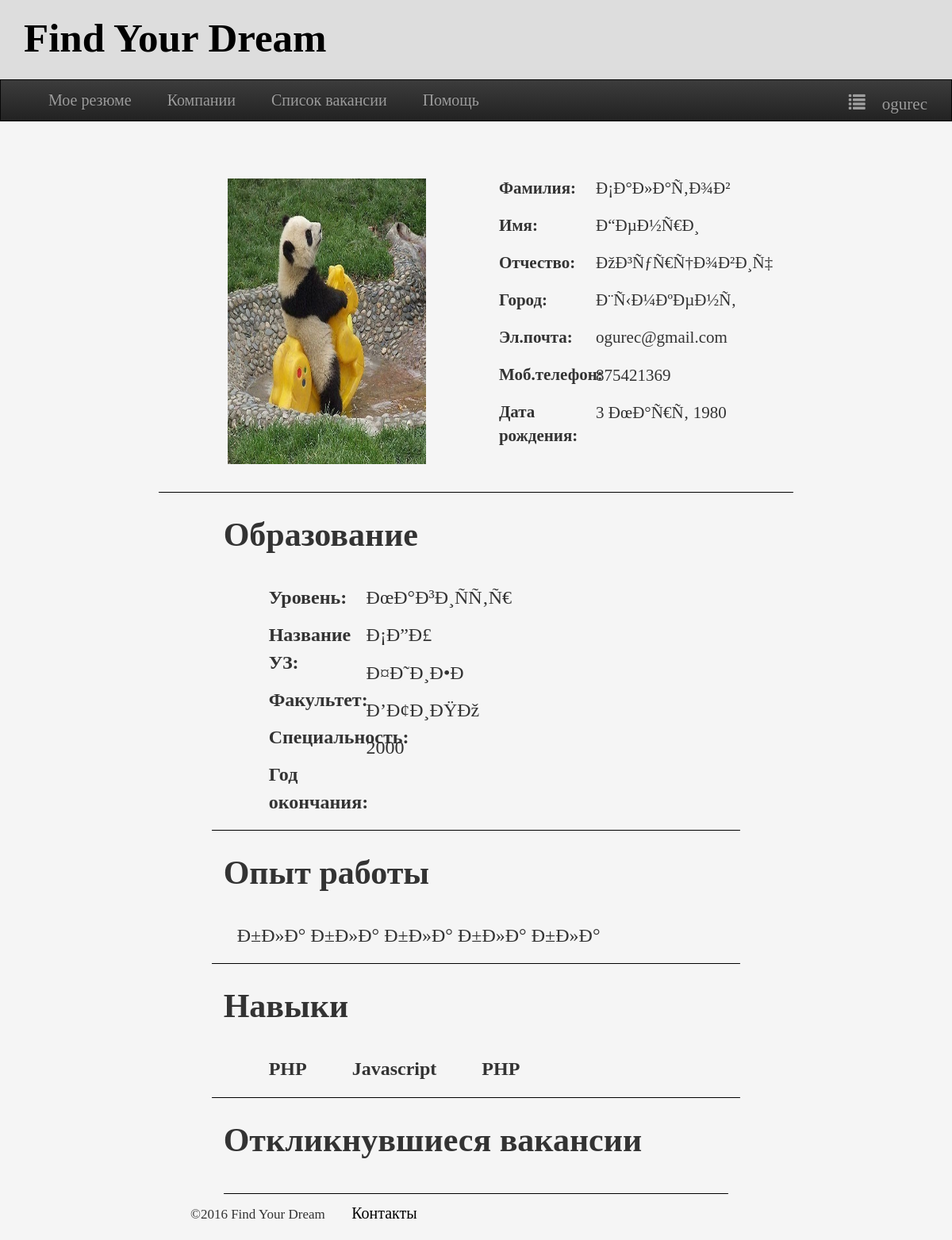
Page /my_cab.php (signed in) on the committed database.
### tables this page shows
CREATE TABLE `userssos` (
  `id` int(11) NOT NULL,
  `name` varchar(50) NOT NULL,
  `surname` varchar(100) NOT NULL,
  `fatherName` varchar(100) NOT NULL,
  `country` text NOT NULL,
  `city` text NOT NULL,
  `day` int(11) NOT NULL,
  `month` varchar(30) NOT NULL,
  `year` int(11) NOT NULL,
  `email` text NOT NULL,
  `login` text NOT NULL,
  `password` text NOT NULL,
  `telNumber` text NOT NULL,
  `level` text NOT NULL,
  `university` text NOT NULL,
  `faculty` text NOT NULL,
  `specialization` text NOT NULL,
  `finishYear` int(11) NOT NULL,
  `native` text NOT NULL,
  `english` text NOT NULL,
  `russian` text NOT NULL,
  `prog1` text NOT NULL,
  `prog2` text NOT NULL,
  `prog3` text NOT NULL,
  `work` text NOT NULL,
  `image` text NOT NULL,
  `type` int(11) NOT NULL
);

### my_cab.php (the view, shortened to what this page needs)
<?php
	include "connection.php";
	$id = $_SESSION['id'];
	$sql = "SELECT * FROM userssos WHERE id = '".$id."'";
	$res = $con->query($sql);
	$row = $res->fetch_array();
 ?>
<html>
<head>
    <link rel="stylesheet" href="css/bootstrap.min.css">
    <link rel="stylesheet" href="css/bootstrap.css">
    <link rel="stylesheet" href="css/my_cab.css">
    <link rel="stylesheet" href="css/bootstrap-theme.min.css">
</head>
<body>
	<div class="all">
		<div class="col-md-12 col-xs-12 col-lg-12 col-sm-12">
	      <div class="main_name_1">
	        <div class="center_1_v">
	          <div class="name_logo_1">
	            <h1><a href="index_authSOS.php" style="color:black;">Find Your Dream</a></h1>
	          </div>
	        </div>
	      </div>
	    </div>
	    <div class="col-md-12 col-xs-12 col-lg-12 col-sm-12">
	      <div class="main_nv_1">
	        <nav class="navbar navbar-inverse">
	          <div class="container-fluid">
	            <div class="collapse navbar-collapse" id="bs-example-navbar-collapse-1">
	              <ul class="nav navbar-nav">
	              	<li><a href="mysv.php">Мое резюме</a></li>
	                <li><a href="comp_list.php">Компании</a></li>
	                <li><a href="vakList.php">Список вакансии</a></li>
	                <li><a href="helpSOS.php">Помощь</a></li>
	              </ul>
	              <ul class="nav navbar-nav navbar-right">
	                <li class="dropdown">
	                  <a href="#" class="dropdown-toggle" data-toggle="dropdown" role="button" aria-haspopup="true" aria-expanded="false"><span class="glyphicon glyphicon-list">
	                  	<?php echo $_SESSION['login']; ?>
	                  </a></span>
	                </li>
	              </ul>
	        </nav>
	        <div class="col-md-12 col-xs-12 col-sm-12 col-lg-12s">
		    	<div class="main">
		    		<div class="col-md-0 col-sm-0 col-lg-2 col-xs-0"></div>
		    		<div class="col-md-12 col-sm-12 col-lg-8 col-xs-12">
		    			<div class="resume_paper">
		    				<div class="col-md-12 col-xs-12 col-sm-12 col-lg-12">
		    					<div class="col-md-9 col-xs-9 col-sm-9 col-lg-9">
			    				</div>
			    					<div class="col-md-12 col-sm-12 col-xs-12 col-lg-12">
			    					</div>
			    					<div class="col-md-12 col-sm-12 col-lg-12 col-xs-12">
			    						<div class="content">
			    							<div class="header">
			    								<div class="cross"></div>
			    								<div class="col-md-1"></div>
			    								<div class="col-md-10">
			    									<div class="col-md-4 col-xs-3 col-sm-4 col-lg-4">
			    										<div class="main_photo">
			    											<img src="<?php echo $row['image']; ?>">
			    										</div>
			    									</div>
			    									<div class="col-md-8 col-xs-9 col-sm-8 col-lg-8">
			    										<div class="col-md-6 col-xs-6 col-sm-6 col-lg-6">
			    											<label class="data_data">Фамилия:</label>
			    											<label class="data_data">Имя:</label>
			    											<label class="data_data">Отчество:</label>
			    											<label class="data_data">Город:</label>
			    											<label class="data_data">Эл.почта:</label>
			    											<label class="data_data">Моб.телефон:</label>
			    											<label class="data_data">Дата рождения:</label>
			    										</div>
			    										<div class="col-md-6 col-xs-6 col-sm-6 col-lg-6">
			    											<ul>
			    												<li  id="box"><?php echo $row['surname']; ?></li><br>
			    												<li class="box1"><?php echo $row['name']; ?></li><br>
			    												<li class="box1"><?php echo $row['fatherName']; ?></li><br>
			    												<li class="box1"><?php echo $row['city']; ?></li><br>
			    												<li class="box1"><?php echo $row['email']; ?></li><br>
			    												<li class="box1" style="margin-top:-4px;"><?php echo $row['telNumber']; ?></li><br>
			    												<li class="box1"><?php echo $row['day']; ?>&nbsp;<?php echo $row['month']; ?>&nbsp;<?php echo $row['year']; ?></li><br>
			    											</ul>
			    										</div>
			    									</div>
			    								</div>
			    								<div class="col-md-1"></div>
			    							</div>
			    							<div class="main_content">
			    								<div class="col-md-1 col-xs-1 col-sm-1 col-lg-1"></div>
			    								<div class="col-md-10 col-xs-10 col-sm-10 col-lg-10">
							    					<div class="header_1v">
						    							<div class="logo_header">
						    								<h1>Образование</h1>
						    							</div>
						    						</div>
						    						<div class="col-md-12 col-xs-12 col-sm-12 col-lg-12">
							    						<div class="info_main">
							    							<div class="col-md-4 col-xs-5 col-sm-3 col-lg-3">
							    								<label class="info">Уровень:</label>
							    								<label class="info">Название УЗ:</label>
							    								<label class="info">Факультет:</label>
							    								<label class="info">Специальность:</label>
							    								<label class="info">Год окончания:</label>
							    							</div>
							    							<div class="col-md-9 col-xs-7 col-sm-9 col-lg-9">
							    								<label class="info1"><?php echo $row['level']; ?></label><br>
							    								<label class="info1"><?php echo $row['university']; ?></label><br>
							    								<label class="info1"><?php echo $row['faculty']; ?></label><br>
							    								<label class="info1"><?php echo $row['specialization']; ?></label><br>
							    								<label class="info1"><?php echo $row['finishYear']; ?></label>
							    							</div>
							    						</div>
						    						</div>
						    						<div class="header_1v">
						    							<div class="logo_header">
						    								<h1>Опыт работы</h1>
						    							</div>
						    						</div>
						    						<div class="col-md-12 col-xs-12 col-sm-12 col-lg-12">
						    							<div class="info_main">
							    							<label class="info1"><?php echo $row['work']; ?></label>
							    						</div>
						    						</div>
						    						<div class="header_1v">
						    							<div class="logo_header">
						    								<h1>Навыки</h1>
						    							</div>
						    						</div>
						    						<div class="col-md-12 col-xs-12 col-sm-12 col-lg-12">
						    							<div class="info_main">
							    							<div class="col-md-12 col-xs-12 col-sm-12 col-lg-12">
							    								<label class="info"><?php echo $row['prog1']; ?></label>
							    								<label class="info"><?php echo $row['prog2']; ?></label>
							    								<label class="info"><?php echo $row['prog3']; ?></label>
							    							</div>
							    						</div>
						    						</div>
						    						<div class="header_1v">
						    							<div class="logo_header">
						    								<h1>Откликнувшиеся вакансии</h1>
						    							</div>
						    						</div>
						    						<div class="col-xs-12 col-lg-12">
						    							<div class="info_main">
						    							</div>
						    						</div>
			    								</div>
			    								<div class="col-md-1 col-xs-1 col-sm-1 col-lg-1"></div>
			    							</div>
		   								</div>
		   							</div>
			    				<div class="footer">
		   							<div class="col-md-12 col-sm-12 col-lg-12 col-xs-12">
		   								<div class="foot">
		   									<ul>
							   					<li>©2016 Find Your Dream</li>
							   					<li><a href="#" style="color:black;">Контакты</a></li>
		   									</ul>
		   								</div>
		   							</div>
		   						 </div>
		    				</div>
		    			</div>
		    		</div>
		    		<div class="col-md-0 col-sm-0 col-lg-2 col-xs-0"></div>
		    	</div>
		    </div>
	    </div>
	    </div>
	   </div>
</body>
</html>

### css/my_cab.css (style rules this page uses)
.col-md-12 { padding: 0px; float: left; }
.col-md-6 { padding: 0px; float: left; }
.col-md-8 { padding: 0px; float: left; }
.col-md-4 { padding: 0px; float: left; }
.col-md-10 { padding: 0px; float: left; }
.col-md-9 { padding: 0px; float: left; }
a { color: black; font-size: 20px; text-decoration: none; }
body { margin: 0px; background-color: whitesmoke; font-family: "Times New Roman"; }
div { margin: auto; display: block; }
.main_name_1 { width: inherit; height: 100px; float: left; background-color: #ddd; }
.main_nv_1 { width: 100%; float: left; }
.center_1_v { width: 100%; background-color: #ddd; }
.name_logo_1 { height: 90px; width: 500px; float: left; margin: 0px 0px 0px 30px; }
.name_logo_1 h1 a { font-size: 51px; font-weight: 600; font-family: "Broadway"; margin:15px 0px 15px 0px; }
.dropdown-toggle { font-family: "Times New Roman"; font-size: 21px; }
.navbar-nav li a { padding-left: 30px; text-align: left; }
.navbar-nav li { font-size: 20px; font-family: "Times New Roman" }
.main { width: 100%; position: relative; float: left; }
.resume_paper { min-height: 1000px; width: 100%; float: left; }
.navbar-inverse { margin: 0px; border-radius: 0px !important; }
.footer { height: 30px; width: 100%; display: inline-block; }
.foot ul li { list-style-type: none; display: inline-block; padding: 10px 10px 10px 0px; font-size: 17px; margin: 0px 20px 0px 0px; }
.content { width: 100%; float: left; min-height: 1000px; }
.content ul li { list-style-type: none; padding:10px 10px 15px 10px; font-size: 25px; }
.header { width: 100%; float: left; border-bottom: 1px solid black; padding-bottom: 15px; }
.cross { width: 100%; height: 50px; }
.main_photo { height: 400px; width: 270px; float: left; padding:20px 0px 0px 20px; }
.main_photo img { height: 360px; width: 250px; }
.data_data { font-size: 21px; margin: 17px 0px 0px 140px; padding: 0px !important; float: left; }
#box { margin: 17px 0px 0px 0px; padding:0px !important; font-size: 21px; }
.box1 { margin: -5px 0px 0px 0px; font-size: 21px !important; padding: 2px 0px 0px 0px!important; }
.main_content { width: 100%; float: left; }
.header_1v { width: 100%; float: left; height: 100px; }
.logo_header { width: 800px; float: left; padding: 10px 0px 10px 15px; float: left; }
.logo_header h1 { font-size: 42px; font-weight: bold; }
.info { margin: 5px 0px 8px 57px; font-size: 24px; font-weight: bold; float: left; }
.info1 { margin: 5px 0px 8px 17px; font-size: 24px; font-weight: 300; }
.info_main { width: 100%; float: left; border-bottom: 1px solid black; padding: 10px 0px 10px 15px; }
.main { width: 100%; min-height: 1000px; float: left; }

### rows in the picture
userssos: image (picture), surname "Ð¡Ð°Ð»Ð°Ñ‚Ð¾Ð²", name "Ð“ÐµÐ½Ñ€Ð¸", fatherName "ÐžÐ³ÑƒÑ€Ñ†Ð¾Ð²Ð¸Ñ‡", city "Ð¨Ñ‹Ð¼ÐºÐµÐ½Ñ‚", email "ogurec@gmail.com", telNumber "875421369", day "3", month "ÐœÐ°Ñ€Ñ‚", year "1980", level "ÐœÐ°Ð³Ð¸ÑÑ‚Ñ€", university "Ð¡Ð”Ð£", faculty "Ð¤Ð˜Ð¸Ð•Ð", specialization "Ð’Ð¢Ð¸ÐŸÐž", finishYear "2000", work "Ð±Ð»Ð° Ð±Ð»Ð° Ð±Ð»Ð° Ð±Ð»Ð° Ð±Ð»Ð°", prog1 "PHP", prog2 "Javascript", prog3 "PHP"

### other values in the picture
$_SESSION['login'] "ogurec"
